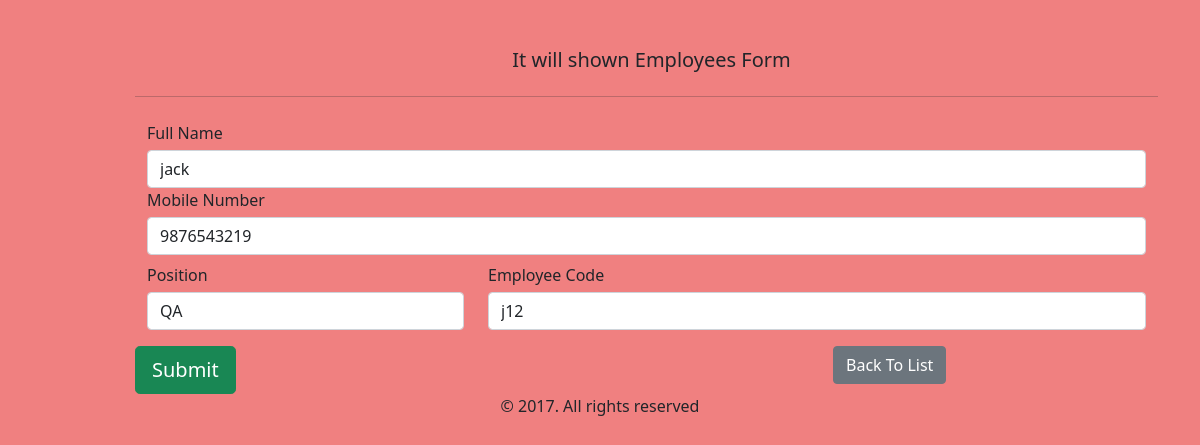
Screenshot of /employee/8 with the database file from the repository.
### employee_register/models.py (models this page shows)
class Emplpoyee(models.Model):
    fullname=models.CharField(max_length=100)
    emp_code=models.CharField(max_length=3)
    mobile=models.CharField(max_length=15)
    position=models.ForeignKey(Position,on_delete=models.CASCADE)

### employee_register/views.py (the view, shortened to what this page needs)
# urls.py: path('',views.employee_form,name='employee_insert'),
def employee_form(request,id=0):
    if request.method=="GET":
        if id==0:
            form=EmployeeForm()
        else:
            employee=Emplpoyee.objects.get(pk=id)
            form=EmployeeForm(instance=employee)
        return render(request,'employee_register/employee_form.html',{'form':form})

### employee_register/forms.py
class EmployeeForm(forms.ModelForm):
    class Meta:
        model=Emplpoyee
        fields=['fullname','emp_code','mobile','position']
        labels={'fullname':'Full Name','emp_code':'Employee Code',
        'mobile':'Mobile Number','position':'Position'}
        widgets = {
            "fullname":TextInput(attrs={"placeholder": "Please Enter Your Full Name Here---"}),
            "emp_code":TextInput(attrs={'placeholder':'Enter Your Employee Code Here---'}),
            "mobile":NumberInput(attrs={'placeholder':'Enter Your correct Cell Number---'})}
    def __init__(self, *args, **kwargs):
        super(EmployeeForm, self).__init__(*args, **kwargs)
        self.fields['position'].empty_label = "--Select--"

### employee_register/models.py (called while the page is built)
    def __str__(self):
        return self.title

### employee_register/templates/employee_register/employee_form.html (shortened to what this page needs)
{% extends 'employee_register/base.html' %}
{% load crispy_forms_tags %}
{% block content %}
        <div class="container">
            <div class="row">
                <form action="" method="post"  autocomplete="off" novalidate>
                {{form.fullname|as_crispy_field}}
                {{form.mobile|as_crispy_field}}
            </div>
        </div>
        <div class="container">
            <div class="row mt-2">
                <div class="col-sm-4">
                    {{form.position|as_crispy_field}}
                </div>
                <div class="col-sm-8">
                    {{form.emp_code|as_crispy_field}}
                </div>
            </div>
        </div>
        </div>
        <div class="row">
            <div class="col-md-8">
                <button type="submit" class="btn btn-success mt-3 btn btn-block btn-lg">
                    Submit
                </button>
            </div>
            <div class="col-md-4">
                <a class="btn btn-secondary mt-3" href="{% url 'employee_list' %}">Back To List</a>
            </div>
        </div>
{% endblock content %}

### employee_register/static/employee_register/css/style.css (style rules this page uses)
body { background-color:lightcoral; }
.requiredField { margin-bottom: 5px; }

### rows the page displays
Emplpoyee: fullname "jack", mobile "9876543219", position "QA", emp_code "j12"
